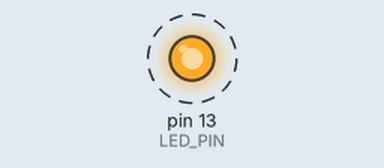
Bench run of a sketch on a simulated Arduino Uno, built with avr-gcc and run on an emulated ATmega328P. Shown: output pins drawn as LEDs (lit = HIGH). Dashed ring = blinking.

Above: at 0.2 s.
Timing chart, 0 to 3.0 s (numbered marks = the images above):
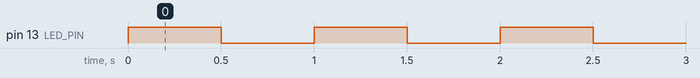

Measured:
- by itself, pin 13 (LED_PIN): alternates HIGH for 0.50 s and LOW for 0.50 s

The sketch:

LearningArduino.ino
```cpp
#define LED_PIN 13

#include "led.h"

Led led(LED_PIN);

void setup() {
  led.init();
}

void loop() {
  led.on();
  delay(500);
  led.off();
  delay(500);
}
```

Led.h
```cpp
#ifndef LED_H
#define LED_H

#include <Arduino.h>
class Led
{
private:
  byte pin;
public:
  Led() {} //do not use

  Led(byte pin)
  {
    this->pin = pin;
  }

  void init()
  {
    pinMode(pin, OUTPUT);
  }

  void init(byte defaultState)
  {
    init();
    if (defaultState == HIGH) {
      on();
    }
    else {
      off();
    }
  }

  void on()
  {
    digitalWrite(pin, HIGH);
  }

  void off()
  {
    digitalWrite(pin, LOW);
  }
};

#endif
```
